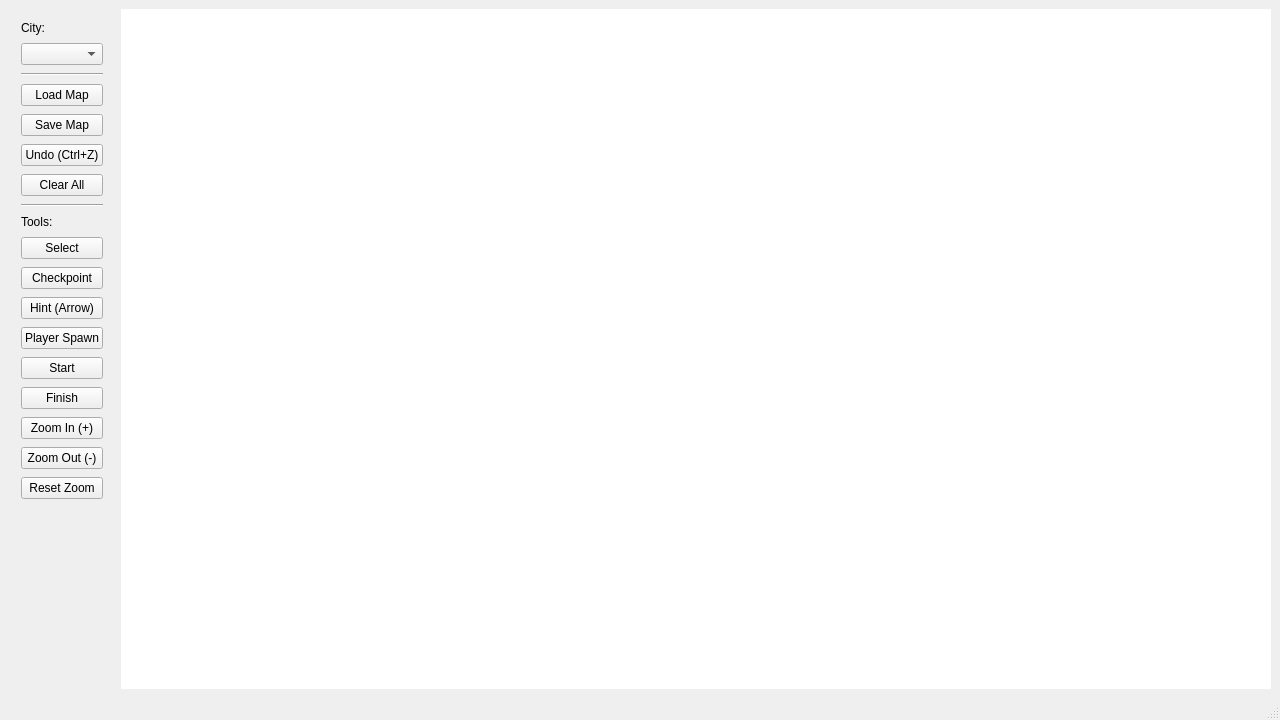
<?xml version="1.0" encoding="UTF-8"?>
<ui version="4.0">
 <class>MainWindow</class>
 <widget class="QMainWindow" name="MainWindow">
  <property name="geometry">
   <rect>
    <x>0</x>
    <y>0</y>
    <width>1280</width>
    <height>720</height>
   </rect>
  </property>
  <property name="windowTitle">
   <string>Map Editor</string>
  </property>
  <widget class="QWidget" name="centralwidget">
   <layout class="QHBoxLayout" name="horizontalLayout">
    <item>
     <!-- Sidebar -->
     <widget class="QWidget" name="leftPanel">
      <property name="minimumWidth">
       <number>220</number>
      </property>
      <layout class="QVBoxLayout" name="verticalLayoutLeft">
       <property name="spacing">
        <number>8</number>
       </property>
       <property name="margin">
        <number>12</number>
       </property>

       <!-- City Selector -->
       <item>
        <widget class="QLabel" name="labelCity">
         <property name="text">
          <string>City:</string>
         </property>
        </widget>
       </item>
       <item>
        <widget class="QComboBox" name="comboCity"/>
       </item>

       <item>
        <widget class="Line" name="line1">
         <property name="orientation">
          <enum>Qt::Horizontal</enum>
         </property>
        </widget>
       </item>

       <!-- File Buttons -->
       <item>
        <widget class="QPushButton" name="loadMapBtn">
         <property name="text">
          <string>Load Map</string>
         </property>
        </widget>
       </item>
       <item>
        <widget class="QPushButton" name="saveMapBtn">
         <property name="text">
          <string>Save Map</string>
         </property>
        </widget>
       </item>
       <item>
        <widget class="QPushButton" name="undoBtn">
         <property name="text">
          <string>Undo (Ctrl+Z)</string>
         </property>
        </widget>
       </item>
       <item>
        <widget class="QPushButton" name="cleanBtn">
         <property name="text">
          <string>Clear All</string>
         </property>
        </widget>
       </item>

       <item>
        <widget class="Line" name="line2">
         <property name="orientation">
          <enum>Qt::Horizontal</enum>
         </property>
        </widget>
       </item>

       <!-- Tool Buttons -->
       <item>
        <widget class="QLabel" name="labelTools">
         <property name="text">
          <string>Tools:</string>
         </property>
        </widget>
       </item>

       <item><widget class="QPushButton" name="selectToolBtn"><property name="text"><string>Select</string></property></widget></item>
       <item><widget class="QPushButton" name="checkpointToolBtn"><property name="text"><string>Checkpoint</string></property></widget></item>
       <item><widget class="QPushButton" name="hintToolBtn"><property name="text"><string>Hint (Arrow)</string></property></widget></item>
       <item><widget class="QPushButton" name="spawnToolBtn"><property name="text"><string>Player Spawn</string></property></widget></item>
       <item><widget class="QPushButton" name="startToolBtn"><property name="text"><string>Start</string></property></widget></item>
       <item><widget class="QPushButton" name="finishToolBtn"><property name="text"><string>Finish</string></property></widget></item>
       <item><widget class="QPushButton" name="zoomInBtn"><property name="text"><string>Zoom In (+)</string></property></widget></item>
        <item><widget class="QPushButton" name="zoomOutBtn"><property name="text"><string>Zoom Out (-)</string></property></widget></item>
        <item><widget class="QPushButton" name="resetZoomBtn"><property name="text"><string>Reset Zoom</string></property></widget></item>


       <item>
        <spacer name="verticalSpacer">
         <property name="orientation">
          <enum>Qt::Vertical</enum>
         </property>
         <property name="sizeHint" stdset="0">
          <size>
           <width>20</width>
           <height>100</height>
          </size>
         </property>
        </spacer>
       </item>

      </layout>
     </widget>
    </item>

    <!-- Graphics View -->
    <item>
     <widget class="QGraphicsView" name="graphicsViewMap">
      <property name="frameShape">
       <enum>QFrame::NoFrame</enum>
      </property>
      <property name="backgroundBrush">
       <brush brushstyle="SolidPattern">
        <color alpha="255">
         <red>30</red>
         <green>30</green>
         <blue>30</blue>
        </color>
       </brush>
      </property>
     </widget>
    </item>
   </layout>
  </widget>

  <!-- Status bar -->
  <widget class="QStatusBar" name="statusbar"/>

 </widget>
 <resources/>
 <connections/>
</ui>
